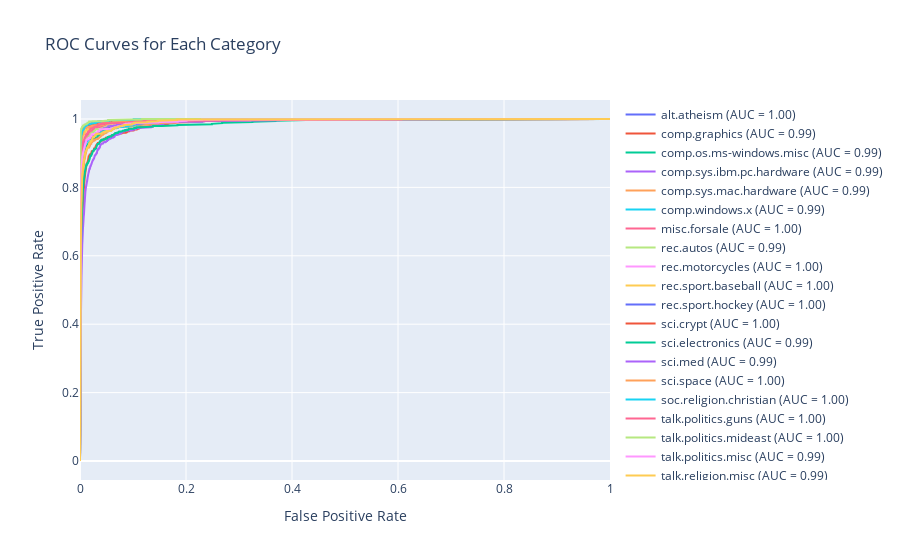

The cell this chart's notebook holds for it:
### Markdown cell above
# ROC-AUC

Las curvas ROC representan la relación entre la tasa de verdaderos positivos y falsos positivos para cada clase, el AUC es una métrica que va del 0 a 1, donde un valor cercano a 1 indica una buena capacidad del modelo para distinguir entre clases.

Se convierten las etiquetas a formato binario para calcular las curvas ROC multiclase. Para cada clase `i` se calculan las tasas de falsos positivos `fpr[i]` y verdaderos positivos `tpr[i]` utilizando la función `roc_curve`. Luego se calcula el área bajo la curva con la función `auc` que mide la capacidad del modelo para separar correctamente las clases.

Se añaden las curvas ROC usando `go.Scatter` en un bucle, generando línea por categoría. El AUC correspondiente se muestra en la leyenda de cada clase.

### Code cell
# Convertir las etiquetas a binario
y_bin = label_binarize(newsgroups.target, classes=range(20))
n_classes = y_bin.shape[1]

# Calcular la curva ROC para cada categoría
fpr = dict()
tpr = dict()
roc_auc = dict()
for i in range(n_classes):
    fpr[i], tpr[i], _ = roc_curve(y_bin[:, i], model.predict(X)[:, i])
    roc_auc[i] = auc(fpr[i], tpr[i])

# Graficar la curva ROC AUC para cada clase
fig_roc = go.Figure()

# Añadir las curvas ROC y el AUC para cada categoría
for i in range(n_classes):
    fig_roc.add_trace(go.Scatter( # Curva ROC para la categoría i
        x=fpr[i], y=tpr[i],
        mode='lines',
        name=f'{categories[i]} (AUC = {roc_auc[i]:.2f})'
    ))

# Configuración del gráfico
fig_roc.update_layout(
    title='ROC Curves for Each Category',
    xaxis_title='False Positive Rate',
    yaxis_title='True Positive Rate',
)

# Mostrar la gráfica
fig_roc.show()

### Figure 1 — Plotly figure (JSON) as saved in the notebook; plotly's stock layout.template omitted (floating-point values rounded to 4 significant figures; data arrays with more than 128 entries replaced by an {"elided": "..."} marker saying what was removed)
{"data": [{"mode": "lines", "name": "alt.atheism (AUC = 1.00)", "type": "scatter", "x": {"elided": "290 float values"}, "y": {"elided": "290 float values"}}, {"mode": "lines", "name": "comp.graphics (AUC = 0.99)", "type": "scatter", "x": {"elided": "541 float values"}, "y": {"elided": "541 float values"}}, {"mode": "lines", "name": "comp.os.ms-windows.misc (AUC = 0.99)", "type": "scatter", "x": {"elided": "426 float values"}, "y": {"elided": "426 float values"}}, {"mode": "lines", "name": "comp.sys.ibm.pc.hardware (AUC = 0.99)", "type": "scatter", "x": {"elided": "682 float values"}, "y": {"elided": "682 float values"}}, {"mode": "lines", "name": "comp.sys.mac.hardware (AUC = 0.99)", "type": "scatter", "x": {"elided": "438 float values"}, "y": {"elided": "438 float values"}}, {"mode": "lines", "name": "comp.windows.x (AUC = 0.99)", "type": "scatter", "x": {"elided": "378 float values"}, "y": {"elided": "378 float values"}}, {"mode": "lines", "name": "misc.forsale (AUC = 1.00)", "type": "scatter", "x": {"elided": "359 float values"}, "y": {"elided": "359 float values"}}, {"mode": "lines", "name": "rec.autos (AUC = 0.99)", "type": "scatter", "x": {"elided": "334 float values"}, "y": {"elided": "334 float values"}}, {"mode": "lines", "name": "rec.motorcycles (AUC = 1.00)", "type": "scatter", "x": {"elided": "249 float values"}, "y": {"elided": "249 float values"}}, {"mode": "lines", "name": "rec.sport.baseball (AUC = 1.00)", "type": "scatter", "x": {"elided": "256 float values"}, "y": {"elided": "256 float values"}}, {"mode": "lines", "name": "rec.sport.hockey (AUC = 1.00)", "type": "scatter", "x": {"elided": "224 float values"}, "y": {"elided": "224 float values"}}, {"mode": "lines", "name": "sci.crypt (AUC = 1.00)", "type": "scatter", "x": {"elided": "236 float values"}, "y": {"elided": "236 float values"}}, {"mode": "lines", "name": "sci.electronics (AUC = 0.99)", "type": "scatter", "x": {"elided": "532 float values"}, "y": {"elided": "532 float values"}}, {"mode": "lines", "name": "sci.med (AUC = 0.99)", "type": "scatter", "x": {"elided": "329 float values"}, "y": {"elided": "329 float values"}}, {"mode": "lines", "name": "sci.space (AUC = 1.00)", "type": "scatter", "x": {"elided": "263 float values"}, "y": {"elided": "263 float values"}}, {"mode": "lines", "name": "soc.religion.christian (AUC = 1.00)", "type": "scatter", "x": {"elided": "198 float values"}, "y": {"elided": "198 float values"}}, {"mode": "lines", "name": "talk.politics.guns (AUC = 1.00)", "type": "scatter", "x": {"elided": "290 float values"}, "y": {"elided": "290 float values"}}, {"mode": "lines", "name": "talk.politics.mideast (AUC = 1.00)", "type": "scatter", "x": {"elided": "205 float values"}, "y": {"elided": "205 float values"}}, {"mode": "lines", "name": "talk.politics.misc (AUC = 0.99)", "type": "scatter", "x": {"elided": "312 float values"}, "y": {"elided": "312 float values"}}, {"mode": "lines", "name": "talk.religion.misc (AUC = 0.99)", "type": "scatter", "x": {"elided": "341 float values"}, "y": {"elided": "341 float values"}}], "layout": {"title": {"text": "ROC Curves for Each Category"}, "xaxis": {"title": {"text": "False Positive Rate"}}, "yaxis": {"title": {"text": "True Positive Rate"}}}}
